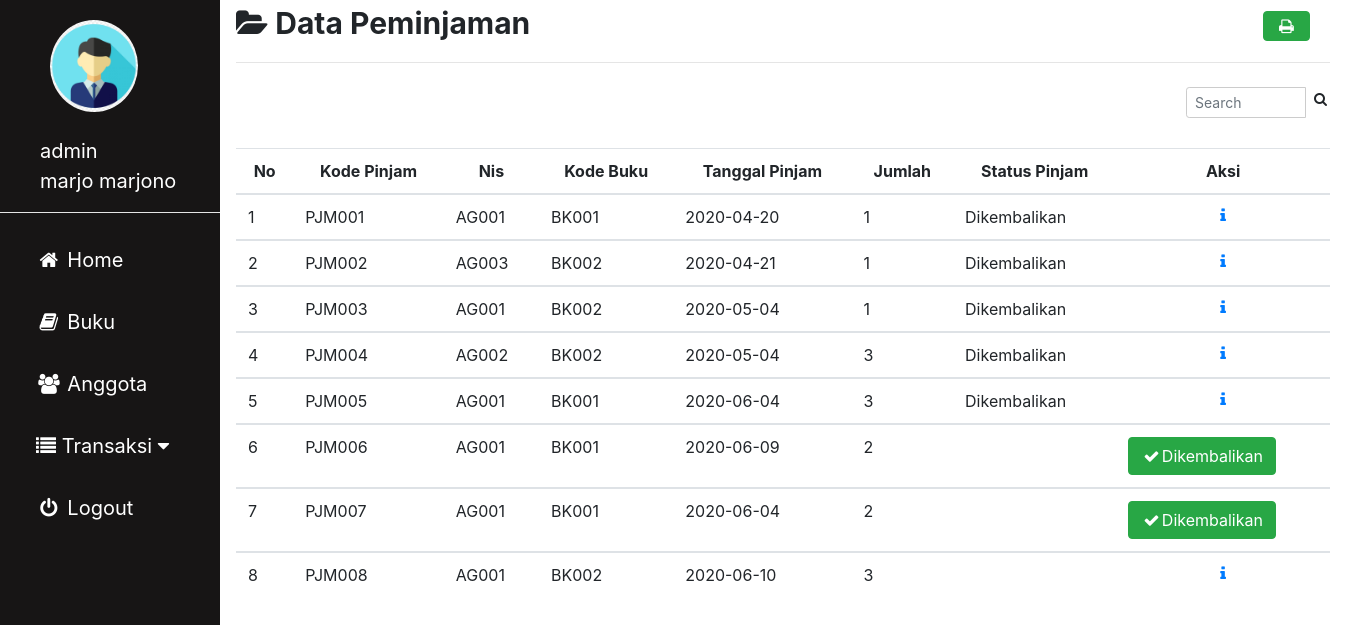
The page /admin/peminjaman.php (signed in) on the database its author committed.
### tables this page shows
CREATE TABLE `peminjaman` (
  `kode_pinjam` varchar(10) NOT NULL,
  `nis` varchar(10) NOT NULL,
  `kode_buku` varchar(10) NOT NULL,
  `tgl_pinjam` date NOT NULL,
  `jumlah` int(3) NOT NULL,
  `status_pinjam` varchar(30) DEFAULT NULL,
  `status` varchar(20) DEFAULT NULL
);

### admin/peminjaman.php (the view, shortened to what this page needs)
<?php
include'sidebar.php';
 ?>
 <html>
 <head>
 <link rel="stylesheet" href="../img/csskonten.css">
 <link rel="stylesheet" href="../css/bootstrap.css">
 </head>
 <body>
 <div class="main">
   <b><i class="fa fa-folder-open"></i> Data Peminjaman</b><a href="pinjam_print.php" target="blank" rel="tooltip" title="Print Data Peminjaman"><button type="button" name="button" class="btn btn-success" style="margin-left:67%" ><i class="fa fa-fw fa-print"></i></button>
<hr></a>
<form class="" action="" method="post">
                <div class="input-group input-group-sm" style="width: 150px; margin-left: 950px;">
                  <input type="text" name="search" class="form-control float-right" placeholder="Search">
                  <div class="input-group-append">
                    <button type="submit" class="btn btn-default"><i class="fa fa-search"></i></button>
                  </div>
                </div>
                </form>
    <table class="table table-hover">
      <thead align=center>
        <tr>
          <th scope="col">No</th>
          <th scope="col">Kode Pinjam</th>
          <th scope="col">Nis</th>
          <th scope="col">Kode Buku</th>
          <th scope="col">Tanggal Pinjam</th>
          <th scope="col">Jumlah</th>
          <th scope="col">Status Pinjam</th>
          <th scope="col" colspan="2">Aksi</th>
        </tr>
      </thead>
      <?php
      if(isset($_POST['search'])){
        $param = $_POST['search'];
        $asd = $koneksi->prepare("SELECT * FROM peminjaman WHERE kode_pinjam LIKE :1 OR kode_buku LIKE :1 ");
        $asd->bindParam(':1', $param);
        $asd->execute();
      }else{
      $asd = $koneksi -> prepare("SELECT * FROM peminjaman");
      $asd -> execute();
    }
      $i = 1;
      while($data = $asd -> fetch()){
      ?>
      <tbody>
        <tr>
          <td><?php echo $i ?></td>
          <td><?php echo $data['kode_pinjam']; ?></td>
          <td><?php echo $data['nis']; ?></td>
          <td><?php echo $data['kode_buku']; ?></td>
          <td><?php echo $data['tgl_pinjam']; ?></td>
          <td><?php echo $data['jumlah']; ?></td>
          <td><?php echo $data['status_pinjam']; ?></td>
          <?php
          if($data['status_pinjam'] == 'Dikembalikan' || $data['status'] == 'Ditolak'){?>
            <td colspan="2" align=center>
              <a rel="tooltip" title="Detail" href="pinjam_detail.php?agung=<?php echo $data['kode_pinjam']; ?>" >
              <i class="fa fa-fw fa-info"></i></a>
            </td>
         <?php } else{ ?>
          <td colspan="2">
            <a href="pengembalian_tambah.php?agung=<?php echo $data['kode_pinjam']; ?>">
            <button type="button" name="button" class="btn btn-success"><i class="fa fa-fw fa-check"></i>Dikembalikan</button></a>
          </td>
          <?php } ?>
        </tr>
      </tbody>
    <?php $i++; } ?>
    </table>
   </div>
 </body>
 </html>

### img/cssadmin.css (style rules this page uses)
body { margin: 0; font-family: "Lato", sans-serif; }

### img/csskonten.css (style rules this page uses)
.main { margin-left: 220px; padding: 1px 16px; height: 100%; font-size: 30px; }
input[type=text], input[type=password], select { width: 100%; padding: 5px 5px; margin: 8px 0; display: inline-block; border: 1px solid #ccc; box-sizing: border-box; font-size: 20px; }

### rows shown on the page
peminjaman: kode_pinjam "PJM001", nis "AG001", kode_buku "BK001", tgl_pinjam "2020-04-20", jumlah "1", status_pinjam "Dikembalikan"
peminjaman: kode_pinjam "PJM002", nis "AG003", kode_buku "BK002", tgl_pinjam "2020-04-21", jumlah "1", status_pinjam "Dikembalikan"
peminjaman: kode_pinjam "PJM003", nis "AG001", kode_buku "BK002", tgl_pinjam "2020-05-04", jumlah "1", status_pinjam "Dikembalikan"
peminjaman: kode_pinjam "PJM004", nis "AG002", kode_buku "BK002", tgl_pinjam "2020-05-04", jumlah "3", status_pinjam "Dikembalikan"
peminjaman: kode_pinjam "PJM005", nis "AG001", kode_buku "BK001", tgl_pinjam "2020-06-04", jumlah "3", status_pinjam "Dikembalikan"
peminjaman: kode_pinjam "PJM006", nis "AG001", kode_buku "BK001", tgl_pinjam "2020-06-09", jumlah "2"
peminjaman: kode_pinjam "PJM007", nis "AG001", kode_buku "BK001", tgl_pinjam "2020-06-04", jumlah "2"
peminjaman: kode_pinjam "PJM008", nis "AG001", kode_buku "BK002", tgl_pinjam "2020-06-10", jumlah "3"

### other values the page prints
$_SESSION['username']['id'] "admin"
$_SESSION['username']['nama'] "marjo marjono"
